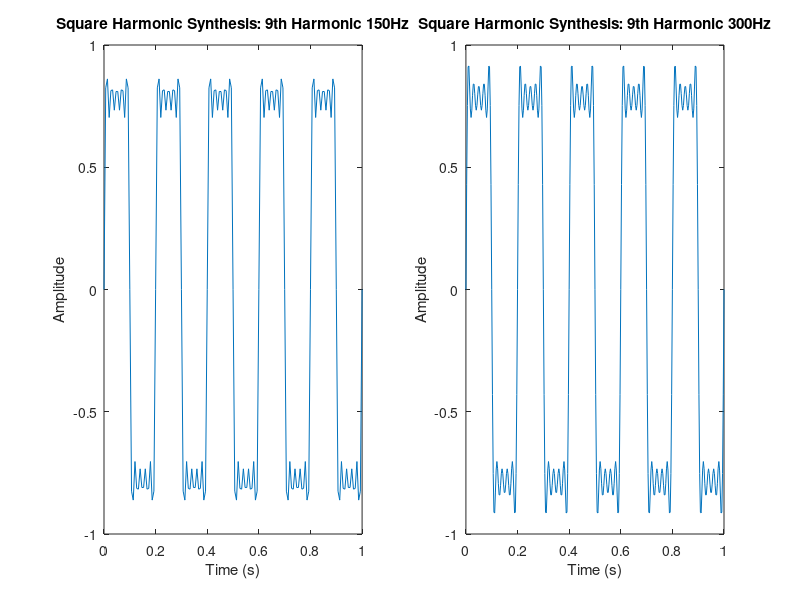
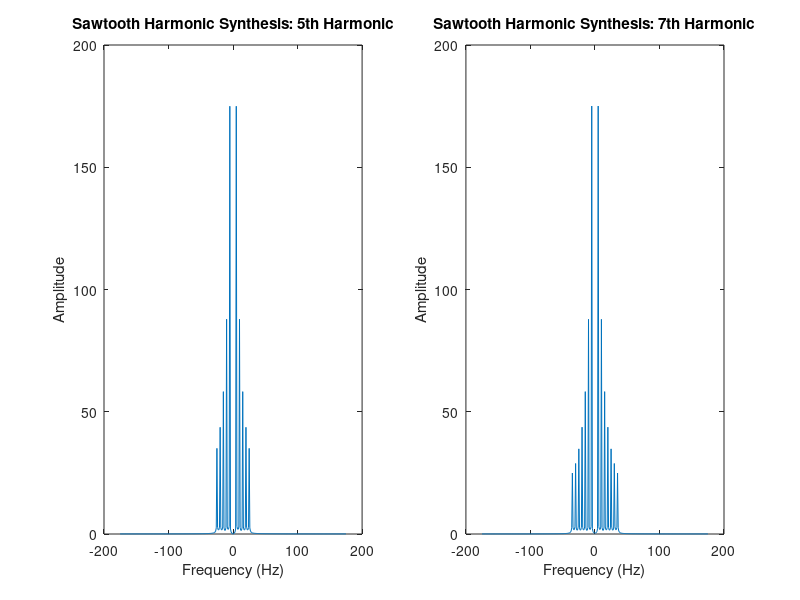
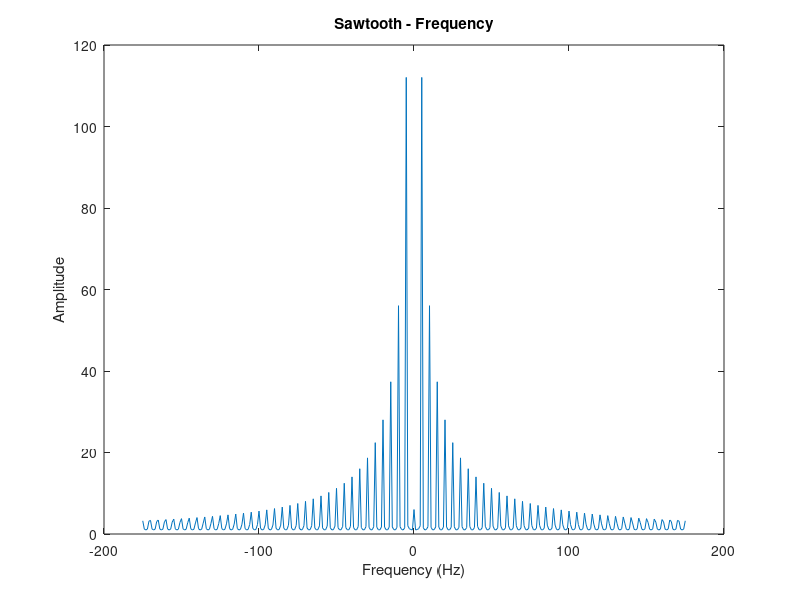

These figures' MATLAB source, in order:
clc;
clear all;

Fs = 350;
ts = 1/Fs;
Fs_slower = 150;
t = 0:1/Fs:1;
t_slower = 0:1/Fs_slower:1;
f = 5;
m = sin(2*pi*f*t);
m2 = cos(2*pi*f*t);
m3 = sawtooth(2*pi*f*t);
m4 = square(2*pi*f*t);

sin_saw5 = sin(2*pi*f*t) - (1/2)*sin(4*pi*f*t) +(1/3)*sin(6*pi*f*t) - (1/4)*sin(8*pi*f*t) + (1/5)*sin(10*pi*f*t);
sin_saw7 = sin(2*pi*f*t + 0.5) - (1/2)*sin(4*pi*f*t + 0.5) +(1/3)*sin(6*pi*f*t + 0.5) - (1/4)*sin(8*pi*f*t + 0.5) + (1/5)*sin(10*pi*f*t + 0.5) - (1/6)*sin(12*pi*f*t + 0.5) + (1/7)*sin(14*pi*f*t + 0.5);

sin_square7 = sin(2*pi*f*t) +(1/3)*sin(6*pi*f*t) + (1/5)*sin(10*pi*f*t) + (1/7)*sin(14*pi*f*t) +(1/9)*sin(18*pi*f*t) ;
sin_square7s = sin(2*pi*f*t_slower) +(1/3)*sin(6*pi*f*t_slower) + (1/5)*sin(10*pi*f*t_slower) + (1/7)*sin(14*pi*f*t_slower) +(1/9)*sin(18*pi*f*t_slower) ;



X5th = fftshift(fft(sin_saw5));
X5thMag = abs(X5th);
X7th = fftshift(fft(sin_saw7));
X7thMag = abs(X7th);

X7thSQ = fftshift(fft(sin_square7));
X7thSQMag = abs(X7thSQ);

df = -Fs/2:1:Fs/2;

fc = 4000; 
m_am = (sin_saw7).*cos(2*pi*fc*t);
Lfft = length(t);
Lfft=2^ceil(log2(Lfft));
M_am=fftshift(fft(m_am,Lfft));
freqs=(-Lfft/2:Lfft/2-1)/(Lfft*ts);


figure, plot(t, m_am);
title('Modulated Square Wave');
xlabel('Time (s)');
ylabel('Amplitude');

figure, plot(freqs, abs(M_am));
title('Modulated Square Wave - Frequency');
xlabel('Frequency (Hz)');
ylabel('Amplitude');



figure(1)
subplot(121); plot(t_slower,sin_square7s);
title('Square Harmonic Synthesis: 9th Harmonic 150Hz');
xlabel('Time (s)');
ylabel('Amplitude');

subplot(122); plot(t,sin_square7);
title('Square Harmonic Synthesis: 9th Harmonic 300Hz');
xlabel('Time (s)');
ylabel('Amplitude');

figure(2)
subplot(121); plot(df,abs(X5thMag));
title('Sawtooth Harmonic Synthesis: 5th Harmonic');
xlabel('Frequency (Hz)');
ylabel('Amplitude');

subplot(122); plot(df,abs(X7thMag));
title('Sawtooth Harmonic Synthesis: 7th Harmonic');
xlabel('Frequency (Hz)');
ylabel('Amplitude');



X = fftshift(fft(m));
XMag = abs(X);

X2 = fftshift(fft(m2));
XMag2 = abs(X2);

X3 = fftshift(fft(m3));
XMag3 = abs(X3);


X4 = fftshift(fft(m3));
XMag4 = abs(X4);

df = -Fs/2:1:Fs/2;




figure, plot(df,XMag3);
title('Sawtooth - Frequency')
xlabel('Frequency (Hz)');
ylabel('Amplitude');
%{
figure(1)
subplot(221); plot(t,m) 
title('Sine')
xlabel('Time (s)');
ylabel('Amplitude');


subplot(222); plot(t,m2)
title('Cosine')
xlabel('Time (s)');
ylabel('Amplitude');

subplot(223); plot(t, m3)
title('Sawtooth')
xlabel('Time (s)');
ylabel('Amplitude');

subplot(224); plot(t, m4)
title('Square')
xlabel('Time (s)');
ylabel('Amplitude');
%%%%%%%%%%%%%%%%%%%%

figure(2)
subplot(221); plot(df,XMag) 
title('Sine - Frequency')
xlabel('Frequency (Hz)');
ylabel('Amplitude');

subplot(222); plot(df,XMag2)
title('Cosine - Frequency')
xlabel('Frequency (Hz)');
ylabel('Amplitude');

subplot(223); plot(df,XMag3)
title('Triangle/Sawtooth - Frequency')
xlabel('Frequency (Hz)');
ylabel('Amplitude');

subplot(224); plot(df,XMag4)
title('Square - Frequency')
xlabel('Frequency (Hz)');
ylabel('Amplitude');

%}
